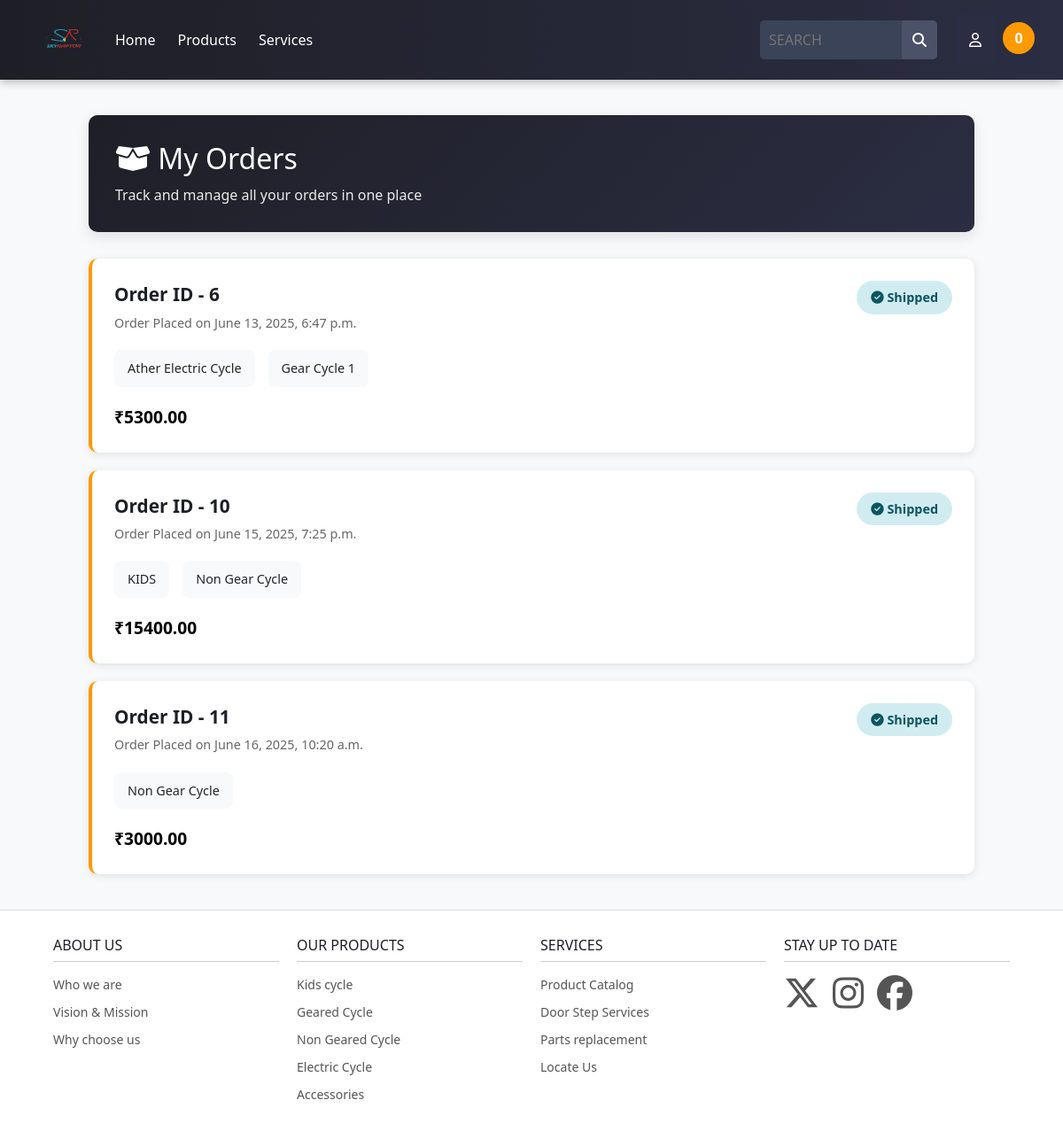
Before: /user_order/ (signed in) with the older database file.
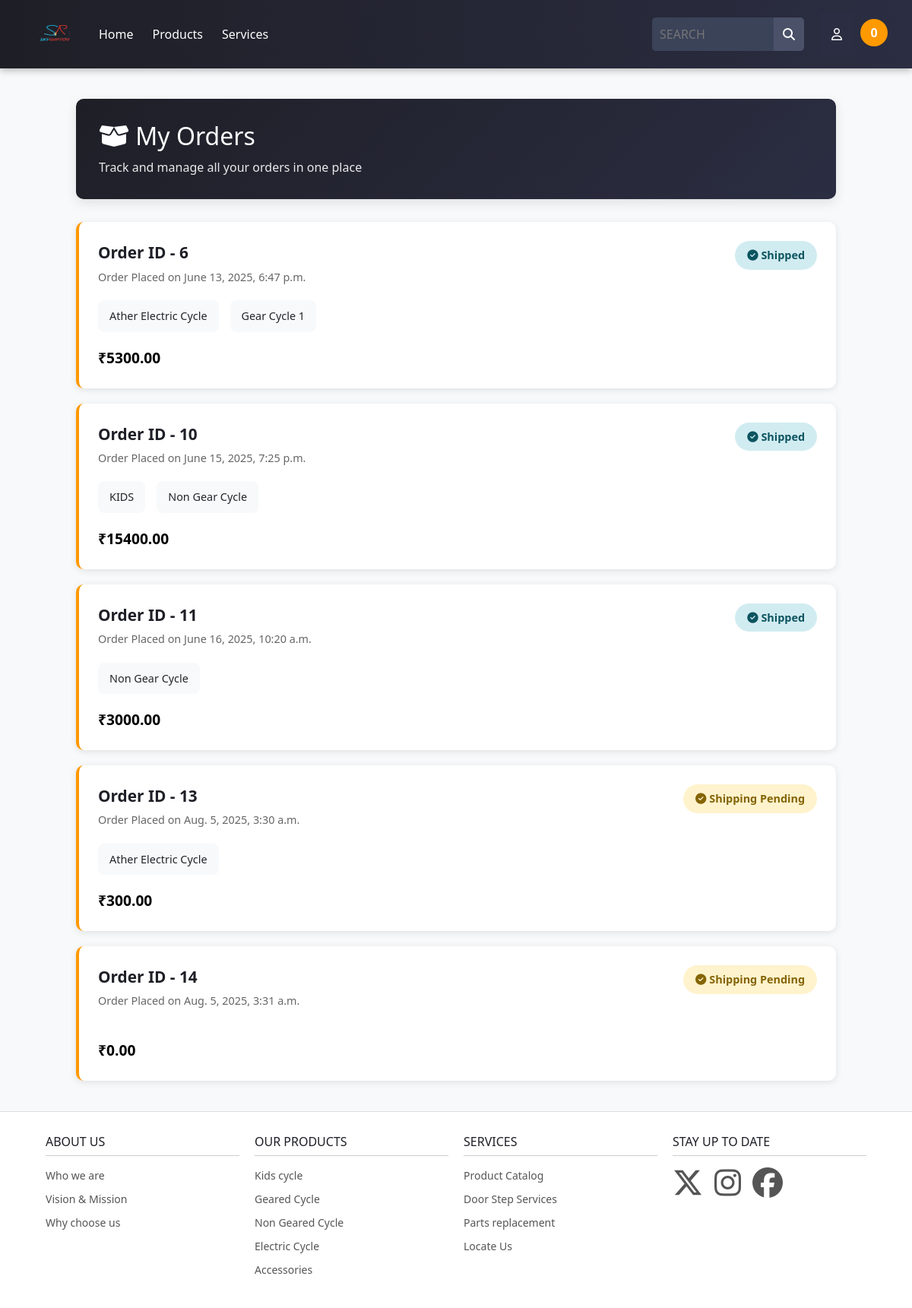
After: the same page with the newer database file.
### payment/models.py (models this page shows, shortened)
class Order(models.Model):
    user = models.ForeignKey(User, on_delete=models.CASCADE, null=True, blank=True)
    full_name = models.CharField(max_length=255)
    phone = models.CharField(max_length=13)
    address = models.TextField(max_length=255)
    amount_paid = models.DecimalField(max_digits=10, decimal_places=2)
    date_ordered = models.DateTimeField(auto_now_add=True)
    shipped = models.BooleanField(default=False)
    date_shipped = models.DateTimeField(null=True, blank=True)

class OrderItem(models.Model):
    user = models.ForeignKey(User, on_delete=models.CASCADE, null=True)
    order = models.ForeignKey(Order, on_delete=models.CASCADE, null=True)
    product = models.ForeignKey(Product, on_delete=models.CASCADE, null=True)
    quantity = models.PositiveBigIntegerField(default=1)
    price = models.DecimalField(max_digits=10, decimal_places=2)

### skyraptor/models.py (models this page shows, shortened)
class Product(models.Model):
    name = models.CharField(max_length=255)
    description = models.TextField()
    price = models.DecimalField(max_digits=10, decimal_places=2)
    Category = models.ForeignKey(Category, on_delete=models.CASCADE, default=1)
    image = models.ImageField(upload_to='uploads/product/')

### skyraptor/views.py (the view)
# urls.py: path('user_order/', views.user_order, name='user_order'),
def user_order(request):
    if request.user.is_authenticated:
        orders = Order.objects.filter(user=request.user)
        order_items = OrderItem.objects.filter(order__in=orders)
        return render(request, 'html/user_order.html', {'orders': orders, 'order_items': order_items})
    else:
        messages.success(request, 'You need to be logged in to view your orders')
        return redirect('home')

### cart/cart.py (called while the page is built)
    def __len__(self):
        return len(self.cart)

### cart/context_processors.py (called while the page is built)
def cart(request):
    return {'cart': Cart(request)}

### skyraptor/templates/html/user_order.html (shortened to what the changed rows need)
{% load static %}
<!DOCTYPE html>
<html lang="en">
<head>
    <link rel="stylesheet" href="{% static 'css/user_order.css' %}">
    <link href="https://cdn.jsdelivr.net/npm/bootstrap@5.3.6/dist/css/bootstrap.min.css" rel="stylesheet"
>
</head>
<body>
    <div class="orders-container">
        <div class="orders-header">
            <h1><i class="fa-solid fa-box-open"></i> My Orders</h1>
        </div>
        <div class="orders-list">
            {% for order in orders %}
            <div class="order-card-wrapper" data-url="{% url 'home_order_views' order.id %}">
                <div class="order-card">
                    <div class="order-card-header">
                        <div>
                            <div class="order-id">Order ID - {{ order.id }}</div>
                            <div class="order-date">Order Placed on {{ order.date_ordered }}</div>
                        </div>
                        {% if order.shipped %}
                        <div class="order-status status-shipped">
                            <i class="fa-solid fa-check-circle"></i> Shipped
                        </div>
                        {% else %}
                        <div class="order-status status-processing">
                            <i class="fa-solid fa-check-circle"></i> Shipping Pending
                        </div>
                        {% endif %}
                    </div>
                    <div class="order-items-preview">
                        {% for item in order_items %}
                        {% if item.order.id == order.id %}
                        <div class="item-preview">
                            <span>{{ item.product.name }}</span>
                        </div>
                        {% endif %}
                        {% endfor %}
                    </div>
                    <div class="order-summary-row">
                        <div class="order-total">₹{{ order.amount_paid }}</div>
                    </div>
                </div>
            </div>
            {% endfor %}
        </div>
    </div>
</body>
</html>

Changed rows visible on the page:
added Order: id "13", date_ordered "Aug. 5, 2025, 3:30 a.m.", shipped False (drawn), amount_paid "300.00"
added OrderItem: product.name "Ather Electric Cycle", shown under "13"
added Order: id "14", date_ordered "Aug. 5, 2025, 3:31 a.m.", shipped False (drawn), amount_paid "0.00"
